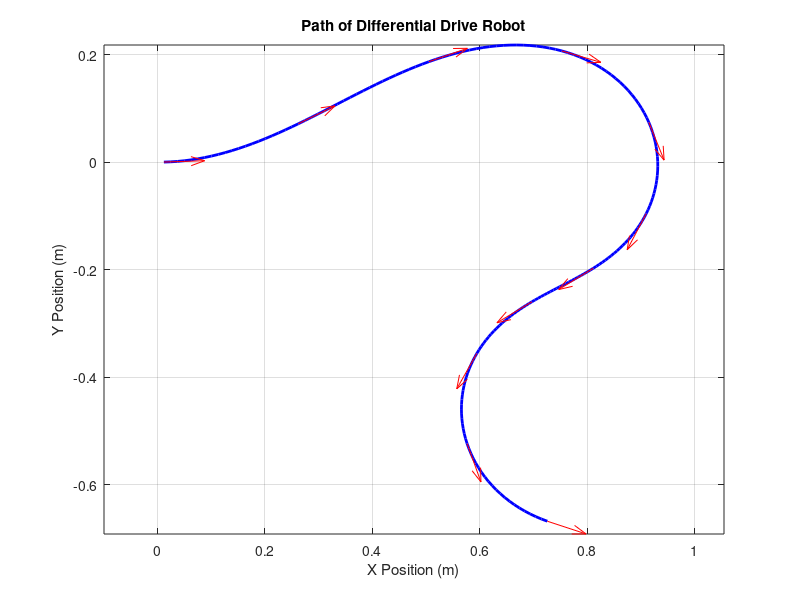
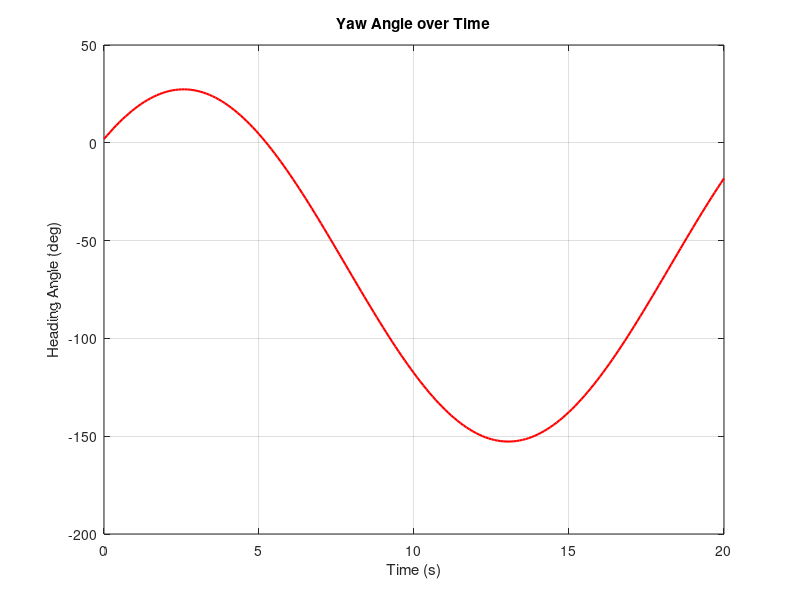

MATLAB code for these plots, in order:
%% TWO WHEEL ROBOT SIMULATION (2D)
% Author: Lê Trần Duy Tân
% Differential Drive Kinematics Simulation

clear; clc; close all;

% --- Robot parameters ---
L = 0.15;          % Distance between wheels (m)
dt = 0.1;          % Time step (s)
T = 20;            % Total simulation time (s)

% --- Initial conditions ---
x = 0;             % Initial X position (m)
y = 0;             % Initial Y position (m)
theta = 0;         % Initial heading (rad)

% --- Control inputs (wheel speeds) ---
% You can modify these for different trajectories
t = 0:dt:T;
vL = 0.10 + 0.05*sin(0.3*t);   % Left wheel velocity (m/s)
vR = 0.10 + 0.05*cos(0.3*t);   % Right wheel velocity (m/s)

% --- Storage for plotting ---
X = zeros(size(t));
Y = zeros(size(t));
TH = zeros(size(t));

% --- Simulation loop ---
for k = 1:length(t)
    v = (vR(k) + vL(k)) / 2;         % Linear velocity
    omega = (vR(k) - vL(k)) / L;     % Angular velocity
    
    % Update position
    x = x + v * cos(theta) * dt;
    y = y + v * sin(theta) * dt;
    theta = theta + omega * dt;
    
    % Store results
    X(k) = x;
    Y(k) = y;
    TH(k) = theta;
end

% --- Plot results ---
figure('Name', '2D Path of Differential Drive Robot', 'NumberTitle', 'off');
plot(X, Y, 'b-', 'LineWidth', 2);
hold on;
quiver(X(1:20:end), Y(1:20:end), cos(TH(1:20:end)), sin(TH(1:20:end)), 0.2, 'r');
title('Path of Differential Drive Robot');
xlabel('X Position (m)');
ylabel('Y Position (m)');
axis equal;
grid on;

% --- Plot heading over time ---
figure('Name','Yaw Angle vs Time','NumberTitle','off');
plot(t, rad2deg(unwrap(TH)), 'r', 'LineWidth', 1.5);
xlabel('Time (s)');
ylabel('Heading Angle (deg)');
title('Yaw Angle over Time');
grid on;
